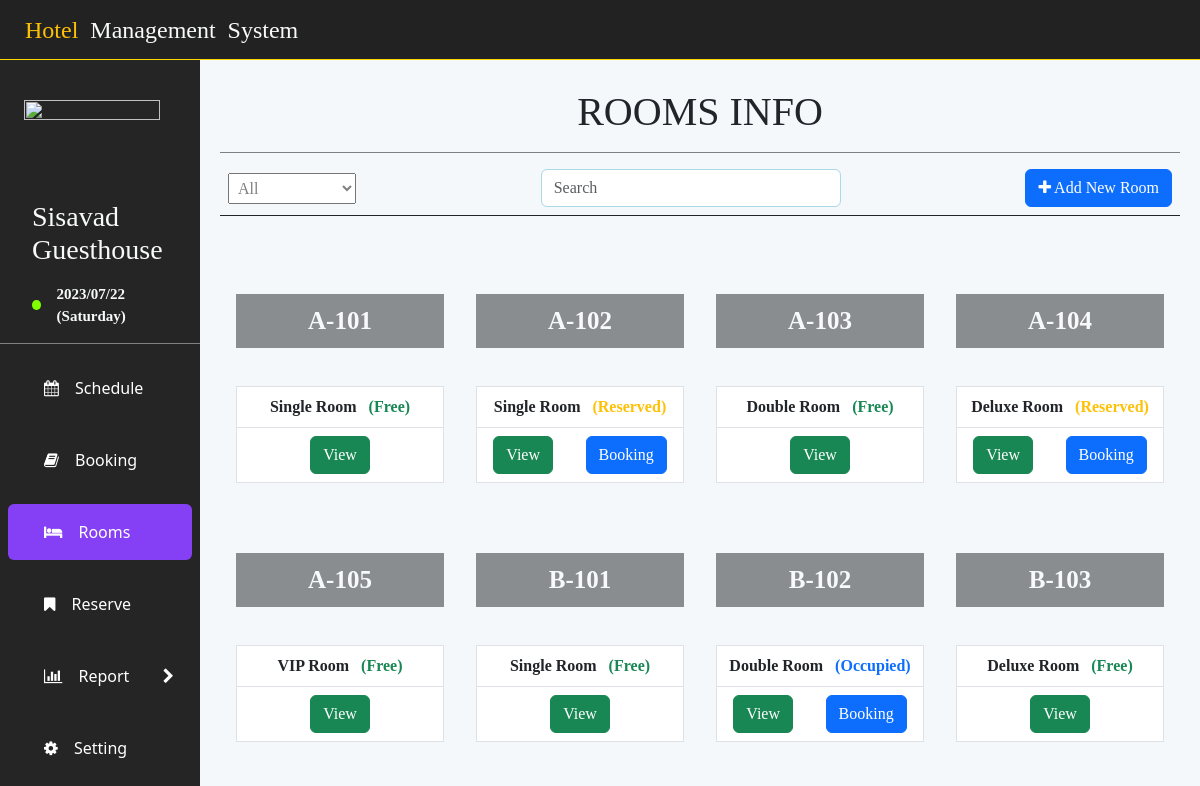
The app's page /index.php?rooms, older data.
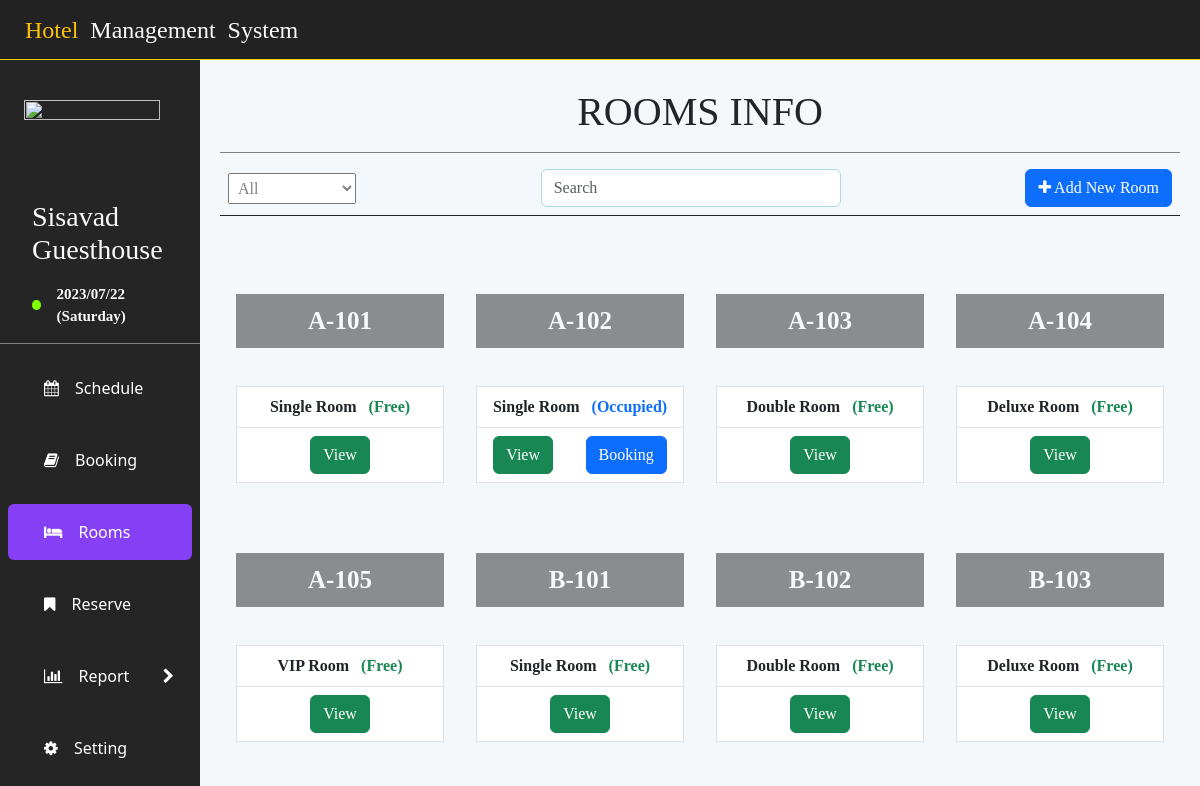
The same page, newer data.
### tables this page shows
CREATE TABLE `room` (
  `room_id` varchar(20) NOT NULL,
  `room_name` varchar(10) NOT NULL,
  `room_type_id` varchar(20) NOT NULL,
  `room_status` varchar(10) NOT NULL
);

CREATE TABLE `room_type` (
  `room_type_id` varchar(20) NOT NULL,
  `room_type_name` varchar(30) NOT NULL,
  `price` int(11) NOT NULL
);

### views/room.php (the view, shortened to what this page needs)
<h1 class="pt-2 pb-3 room_page_nav">
    ROOMS INFO
</h1>
<div class="d-flex justify-content-between align-items-center room_search_bar p-2 border-bottom border-dark">
    <select name="floor" id="roomTypeSelector" class="floorSelector" onchange="loadRooms()">
        <option value="all" selected="select">All</option>
    </select>
    <div class="input-group" style="width: 300px !important;">
        <input type="text" id="roomSearchBar" class="form-control" style="border:1px solid lightblue" placeholder="Search" value="" onkeyup="loadRooms()"/>
    </div>
    <button class="btn btn-primary" data-bs-toggle="modal" data-bs-target="#roomModal" onclick="addNewRoom()">
        <i class="fa fa-plus"></i>
        Add New Room
    </button>
</div>
<div class="display_room row my-4 overflow-auto" id="display_room">
    <?php
        $room_query = "SELECT * FROM `room` NATURAL JOIN `room_type` ORDER BY room_name";
        $room_result = mysqli_query($conn, $room_query);
        while ($rooms = mysqli_fetch_assoc($room_result)) {
            if($rooms['room_type_name']==="Single Room"){
                $pic = "url('https://www.hotelmonterey.co.jp/upload_file/monhtyo/stay/sng_600_001.jpg');";
            }
            else if ($rooms['room_type_name']==="Double Room"){
                $pic = "url('https://www.colatour.com.tw/COLA_AppFiles/A03H_Hotel/Images/209677-04.GIF');";
            }
            else if ($rooms['room_type_name']==="Deluxe Room"){
                $pic = "url('https://mardhiyyahhotel.com/wp-content/uploads/sites/18/2021/03/CORPORATE-FLOOR-DELUXE-ROOM_KING-1.png');";
            }
            else {
                $pic = "url('https://visotsky-hotel.ru/en/assets/photo/vip-rooms-photo/room-5101/hotel-visotsky-vip-rooms-5101-01.jpg');";
            }
            if($rooms['room_status']==="Free"){
                $color = "text-success";
            }
            else if ($rooms['room_status']==="Maintenance"){
                $color = "text-danger";
            }
            else if ($rooms['room_status']==="Reserved"){
                $color = "text-warning";
            }
            else{
                $color = "text-primary";
            }
    ?>
        <main class="room_box p-3 rounded-10" id="room_box">
            <div class="room_title p-0 bg-opacity-50" style="background-image:<?php echo $pic?>">
                <div class="bg-dark bg-opacity-50 text-light p-2" style="width:auto"><?php echo $rooms['room_name'] ?></div>
            </div>
            <article class="border">
                <aside class="bg-white py-2 border-bottom">
                    <b>
                        <?php echo $rooms['room_type_name'] ?>
                        <span class="<?php echo $color?>">(<?php echo $rooms['room_status'] ?>)</span>
                    </b>
                </aside>
                <div class="bg-white py-2 d-flex justify-content-around">
                    <button class="btn btn-success"
                        onclick="viewRoomInfo('<?php echo $rooms['room_id']?>')"
                        data-bs-toggle="modal"
                        data-bs-target="#roomModal"
                    >
                        View
                    </button>
                    <?php
                    if($rooms['room_status']!=="Free" && $rooms['room_status']!=="Maintenance"){?>
                        <button class="btn btn-primary staff_icon"
                            onclick="getRoomBookingList('<?php echo $rooms['room_id']?>')"
                            data-bs-toggle="offcanvas"
                            data-bs-target="#bookingOffCanvas"
                        >
                            Booking
                        </button>
                    <?php }?>
                </div>
            </article>
        </main>
    <?php  }
    ?>
</div>

Row changes from the older to the newer data that the page shows:
changed room: room_status "Reserved" → "Occupied"
changed room (number 4 of 8 on the later page): room_status "Reserved" → "Free"; no longer shows "Booking"
changed room (number 7 of 8 on the later page): room_status "Occupied" → "Free"; no longer shows "Booking"
